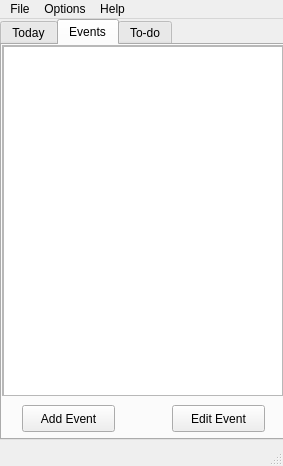
<?xml version="1.0" encoding="UTF-8"?>
<ui version="4.0">
 <class>MainWindow</class>
 <widget class="QMainWindow" name="MainWindow">
  <property name="geometry">
   <rect>
    <x>0</x>
    <y>0</y>
    <width>283</width>
    <height>466</height>
   </rect>
  </property>
  <property name="windowTitle">
   <string>MainWindow</string>
  </property>
  <widget class="QWidget" name="centralWidget">
   <widget class="QTabWidget" name="tabWidget">
    <property name="geometry">
     <rect>
      <x>0</x>
      <y>0</y>
      <width>291</width>
      <height>421</height>
     </rect>
    </property>
    <property name="currentIndex">
     <number>1</number>
    </property>
    <widget class="QWidget" name="tab_1">
     <attribute name="title">
      <string>Today</string>
     </attribute>
     <widget class="QCalendarWidget" name="calendarWidget">
      <property name="geometry">
       <rect>
        <x>0</x>
        <y>0</y>
        <width>280</width>
        <height>179</height>
       </rect>
      </property>
     </widget>
     <widget class="QScrollArea" name="scrollArea">
      <property name="geometry">
       <rect>
        <x>0</x>
        <y>200</y>
        <width>281</width>
        <height>81</height>
       </rect>
      </property>
      <property name="widgetResizable">
       <bool>true</bool>
      </property>
      <widget class="QWidget" name="scrollAreaWidgetContents">
       <property name="geometry">
        <rect>
         <x>0</x>
         <y>0</y>
         <width>279</width>
         <height>79</height>
        </rect>
       </property>
       <widget class="QListWidget" name="listWidget">
        <property name="geometry">
         <rect>
          <x>0</x>
          <y>0</y>
          <width>281</width>
          <height>81</height>
         </rect>
        </property>
       </widget>
      </widget>
     </widget>
     <widget class="QLabel" name="label">
      <property name="geometry">
       <rect>
        <x>10</x>
        <y>180</y>
        <width>131</width>
        <height>17</height>
       </rect>
      </property>
      <property name="text">
       <string>Upcoming Events:</string>
      </property>
     </widget>
     <widget class="QLabel" name="label_2">
      <property name="geometry">
       <rect>
        <x>10</x>
        <y>280</y>
        <width>131</width>
        <height>17</height>
       </rect>
      </property>
      <property name="text">
       <string>Assignments:</string>
      </property>
     </widget>
     <widget class="QScrollArea" name="scrollArea_2">
      <property name="geometry">
       <rect>
        <x>0</x>
        <y>300</y>
        <width>281</width>
        <height>81</height>
       </rect>
      </property>
      <property name="widgetResizable">
       <bool>true</bool>
      </property>
      <widget class="QWidget" name="scrollAreaWidgetContents_2">
       <property name="geometry">
        <rect>
         <x>0</x>
         <y>0</y>
         <width>279</width>
         <height>79</height>
        </rect>
       </property>
       <widget class="QListWidget" name="listWidget_2">
        <property name="geometry">
         <rect>
          <x>0</x>
          <y>0</y>
          <width>281</width>
          <height>81</height>
         </rect>
        </property>
       </widget>
      </widget>
     </widget>
    </widget>
    <widget class="QWidget" name="tab_2">
     <attribute name="title">
      <string>Events</string>
     </attribute>
     <widget class="QScrollArea" name="scrollArea_3">
      <property name="geometry">
       <rect>
        <x>0</x>
        <y>0</y>
        <width>281</width>
        <height>351</height>
       </rect>
      </property>
      <property name="widgetResizable">
       <bool>true</bool>
      </property>
      <widget class="QWidget" name="scrollAreaWidgetContents_3">
       <property name="geometry">
        <rect>
         <x>0</x>
         <y>0</y>
         <width>279</width>
         <height>349</height>
        </rect>
       </property>
       <widget class="QListWidget" name="listWidget_3">
        <property name="geometry">
         <rect>
          <x>0</x>
          <y>0</y>
          <width>281</width>
          <height>351</height>
         </rect>
        </property>
       </widget>
      </widget>
     </widget>
     <widget class="QPushButton" name="pushButton">
      <property name="geometry">
       <rect>
        <x>20</x>
        <y>360</y>
        <width>93</width>
        <height>27</height>
       </rect>
      </property>
      <property name="text">
       <string>Add Event</string>
      </property>
     </widget>
     <widget class="QPushButton" name="pushButton_2">
      <property name="geometry">
       <rect>
        <x>170</x>
        <y>360</y>
        <width>93</width>
        <height>27</height>
       </rect>
      </property>
      <property name="text">
       <string>Edit Event</string>
      </property>
     </widget>
    </widget>
    <widget class="QWidget" name="tab_3">
     <attribute name="title">
      <string>To-do</string>
     </attribute>
     <widget class="QScrollArea" name="scrollArea_4">
      <property name="geometry">
       <rect>
        <x>0</x>
        <y>0</y>
        <width>281</width>
        <height>351</height>
       </rect>
      </property>
      <property name="widgetResizable">
       <bool>true</bool>
      </property>
      <widget class="QWidget" name="scrollAreaWidgetContents_4">
       <property name="geometry">
        <rect>
         <x>0</x>
         <y>0</y>
         <width>279</width>
         <height>349</height>
        </rect>
       </property>
       <widget class="QListWidget" name="listWidget_4">
        <property name="geometry">
         <rect>
          <x>0</x>
          <y>0</y>
          <width>281</width>
          <height>351</height>
         </rect>
        </property>
       </widget>
      </widget>
     </widget>
     <widget class="QPushButton" name="pushButton_3">
      <property name="geometry">
       <rect>
        <x>170</x>
        <y>360</y>
        <width>93</width>
        <height>27</height>
       </rect>
      </property>
      <property name="text">
       <string>Edit Event</string>
      </property>
     </widget>
     <widget class="QPushButton" name="pushButton_4">
      <property name="geometry">
       <rect>
        <x>20</x>
        <y>360</y>
        <width>93</width>
        <height>27</height>
       </rect>
      </property>
      <property name="text">
       <string>Add Event</string>
      </property>
     </widget>
    </widget>
   </widget>
  </widget>
  <widget class="QMenuBar" name="menuBar">
   <property name="geometry">
    <rect>
     <x>0</x>
     <y>0</y>
     <width>283</width>
     <height>25</height>
    </rect>
   </property>
   <widget class="QMenu" name="menuFile">
    <property name="title">
     <string>File</string>
    </property>
    <addaction name="actionImport_Calendar"/>
    <addaction name="actionExport_Calendar"/>
    <addaction name="actionExport_Range"/>
   </widget>
   <widget class="QMenu" name="menuOptions">
    <property name="title">
     <string>Options</string>
    </property>
    <addaction name="actionPreferences"/>
    <addaction name="actionAlarms"/>
   </widget>
   <widget class="QMenu" name="menuHelp">
    <property name="title">
     <string>Help</string>
    </property>
    <addaction name="actionAbout"/>
   </widget>
   <addaction name="menuFile"/>
   <addaction name="menuOptions"/>
   <addaction name="menuHelp"/>
  </widget>
  <widget class="QStatusBar" name="statusBar"/>
  <action name="actionImport_Calendar">
   <property name="text">
    <string>Import Calendar</string>
   </property>
  </action>
  <action name="actionExport_Calendar">
   <property name="text">
    <string>Export All</string>
   </property>
  </action>
  <action name="actionExport_Range">
   <property name="text">
    <string>Export Range</string>
   </property>
  </action>
  <action name="actionPreferences">
   <property name="text">
    <string>Preferences</string>
   </property>
  </action>
  <action name="actionAlarms">
   <property name="text">
    <string>Alarms</string>
   </property>
  </action>
  <action name="actionAbout">
   <property name="text">
    <string>About</string>
   </property>
  </action>
 </widget>
 <layoutdefault spacing="6" margin="11"/>
 <resources/>
 <connections/>
</ui>
